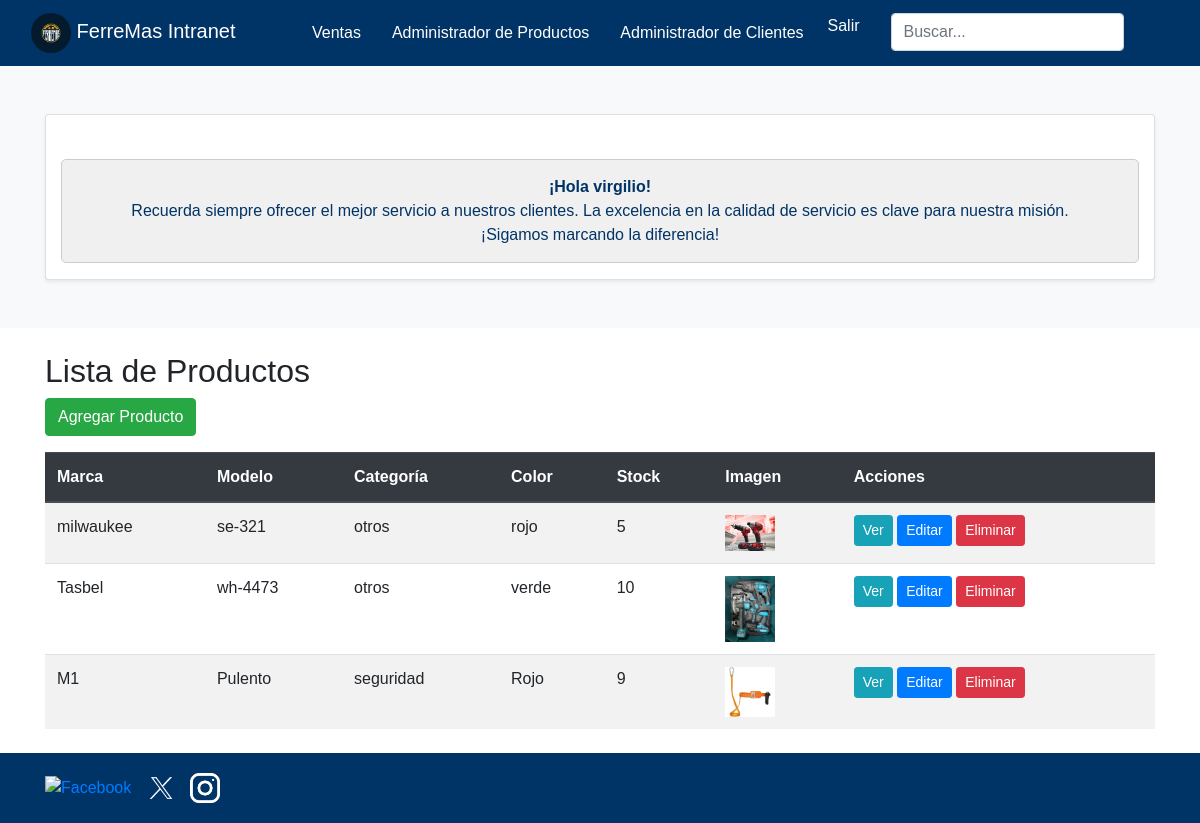
The page /mantenedor_productos/ (signed in) on the database as committed earlier.
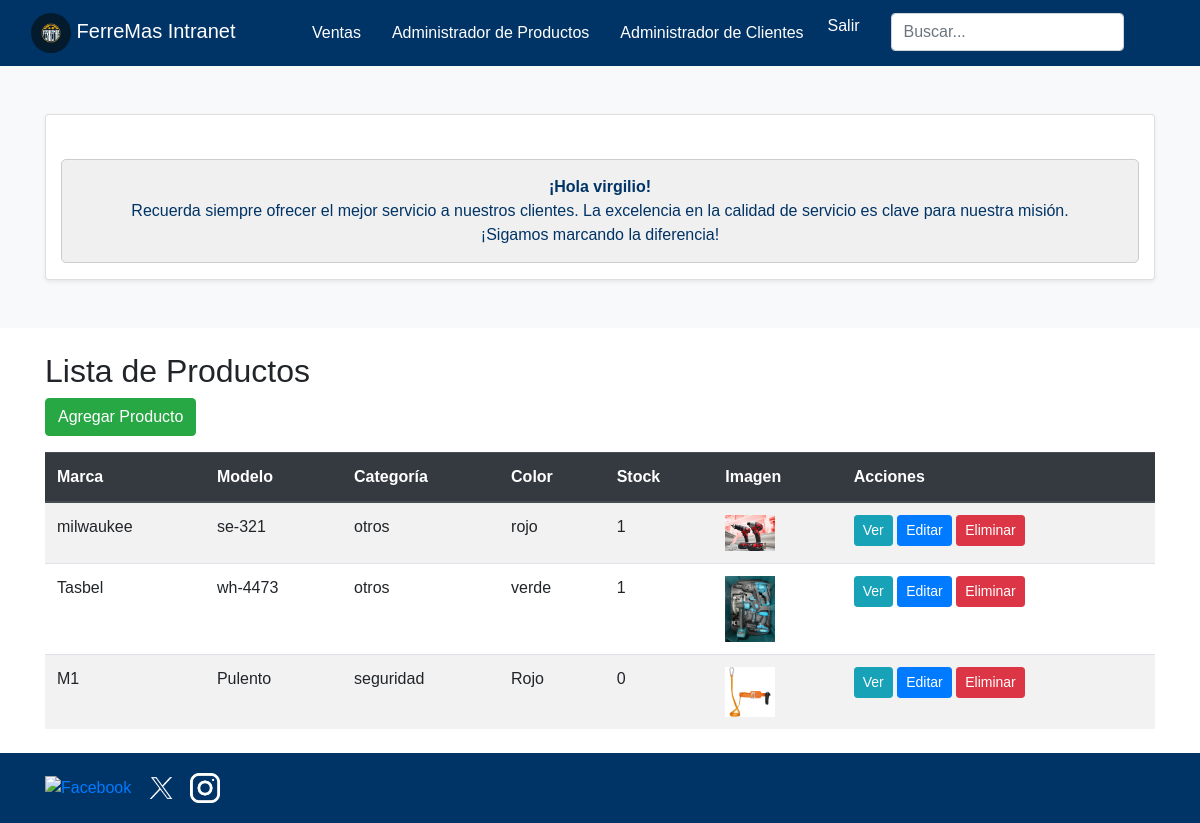
The same page on the database as committed later.
### core/models.py (models this page shows, shortened)
class Producto(models.Model):
    categoria = models.CharField(
        max_length=100,
        choices=[
            ('seguridad', 'Seguridad'),
            ('casco', 'Casco'),
            ('guantes', 'Guantes'),
            ('ropa', 'Ropa'),
            ('goggles', 'Goggles'),
            ('otros', 'Otros'),
        ]
    )
    name = models.CharField(max_length=100)
    descripcion = models.CharField(max_length=100)
    marca = models.CharField(max_length=100)
    modelo = models.CharField(max_length=100)
    color = models.CharField(max_length=100)
    stock = models.PositiveIntegerField()
    precio = models.DecimalField(max_digits=10, decimal_places=2, default=0)
    destacado = models.BooleanField(default=False)
    imagen = models.ImageField(upload_to='productos/', null=True, blank=True)

### core/views.py (the view)
# urls.py: path('mantenedor_productos/', mantenedor_productos, name='mantenedor_productos'),
@staff_required
def mantenedor_productos(request):
    productos = Producto.objects.all()
    return render(request, 'core/mantenedor_productos.html', {'productos': productos})

### core/context_processors.py (called while the page is built)
def carrito_contador(request):
    return {'cantidad_productos': contar_items(request)}

### core/views.py (called while the page is built)
def contar_items(request):
    if request.user.is_authenticated:
        cantidad_productos = CarritoItem.objects.filter(usuario=request.user).aggregate(Sum('cantidad'))['cantidad__sum'] or 0
    else:
        cantidad_productos = 0
    return cantidad_productos

### core/templates/core/mantenedor_productos.html
{% extends "core/base_intranet.html" %}
        {% block content %}
    <main class="container mt-4">
        <h2>Lista de Productos</h2>
        <a href="{% url 'productos_nuevo' %}" class="btn btn-success mb-3">Agregar Producto</a>
        <table class="table table-striped">
            <thead class="thead-dark">
                <tr>
                    <th>Marca</th>
                    <th>Modelo</th>
                    <th>Categoría</th>
                    <th>Color</th>
                    <th>Stock</th>
                    <th>Imagen</th>
                    <th>Acciones</th>
                </tr>
            </thead>
            <tbody>
                {% for producto in productos %}
                    <tr>
                        <td>{{ producto.marca }}</td>
                        <td>{{ producto.modelo }}</td>
                        <td>{{ producto.categoria }}</td>
                        <td>{{ producto.color }}</td>
                        <td>{{ producto.stock }}</td>
                        <td>
                            {% if producto.imagen %}
                                <img src="{{ producto.imagen.url }}" alt="{{ producto.marca }} {{ producto.modelo }}" width="50">
                            {% else %}
                                No Image
                            {% endif %}
                        </td>
                        <td>
                            <a href="{% url 'productos_detalle' producto.pk %}"class="btn btn-info btn-sm">Ver</a>
                            <a href="{% url 'productos_actualiza' producto.pk %}" class="btn btn-primary btn-sm">Editar</a>
                            <a href="{% url 'productos_eliminar' producto.pk %}" class="btn btn-danger btn-sm">Eliminar</a>
                        </td>
                    </tr>
                {% endfor %}
            </tbody>
        </table>
    </main>
        {% endblock %}

Rows that differ between the two databases and show on the page:
changed Producto "milwaukee": stock "5" → "1"
changed Producto "Tasbel": stock "10" → "1"
changed Producto "Pulento": stock "9" → "0"
